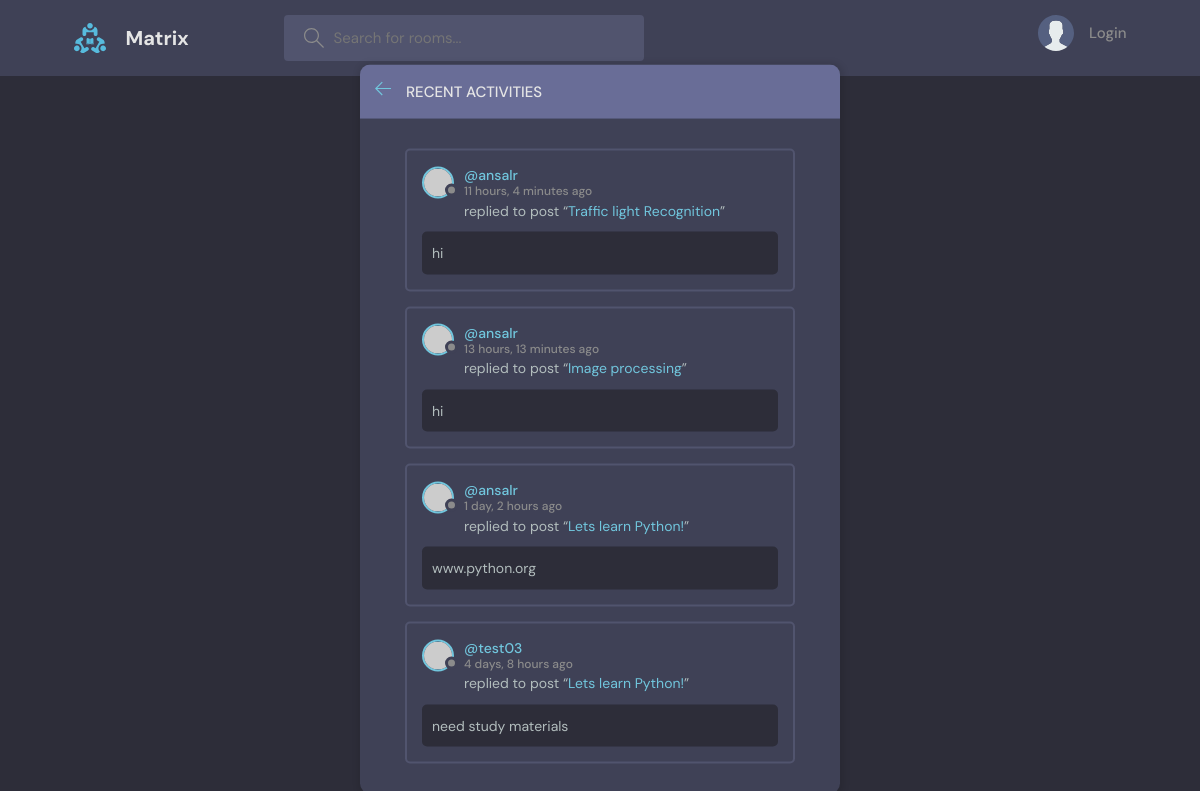
The page /activity/ on the database its author committed.
### base/models.py (models this page shows, shortened)
class Message(models.Model):
    user = models.ForeignKey(User, on_delete=models.CASCADE)
    room = models.ForeignKey(Room, on_delete=models.CASCADE)
    body = models.TextField()
    update = models.DateTimeField(auto_now=True)
    created = models.DateTimeField(auto_now_add=True)
    class Meta:
        ordering = ['-update']

class Room(models.Model):
    host = models.ForeignKey(User, on_delete=models.SET_NULL, null=True)
    topic = models.ForeignKey("Topic", on_delete=models.SET_NULL, null=True)
    name = models.CharField(max_length=150)
    description = models.CharField(max_length=200, blank=True)
    participants = models.ManyToManyField(User, related_name='participants', blank=True )
    update = models.DateTimeField(auto_now=True)
    created = models.DateTimeField(auto_now_add=True)
    class Meta:
        ordering = ['-update', '-created']
    def __str__(self):
        return self.name

### base/views.py (the view)
# urls.py: path('activity/', views.activity, name='activity')
def activity(request):
    room_messages = Message.objects.all()[0:4]
    context = {'room_messages':room_messages}
    return render(request, 'base/activity.html', context)

### base/templates/base/activity.html (shortened to what this page needs)
{% extends 'main.html' %}
{% block content %}
    <main class="layout">
    <div class="container">
      <div class="layout__box">
        <div class="layout__boxHeader">
          <div class="layout__boxTitle">
            <a href="{{ request.META.HTTP_REFERER }}">
              <svg version="1.1" xmlns="http://www.w3.org/2000/svg" width="32" height="32" viewBox="0 0 32 32">
                <title>arrow-left</title>
                <path
                  d="M13.723 2.286l-13.723 13.714 13.719 13.714 1.616-1.611-10.96-10.96h27.625v-2.286h-27.625l10.965-10.965-1.616-1.607z"
                ></path>
              </svg>
            </a>
            <h3>Recent Activities</h3>
          </div>
        </div>
        <div class="activities-page layout__body">
          {% for message in room_messages %}
            <div class="activities__box">
              <div class="activities__boxHeader roomListRoom__header">
                <a href="profile.html" class="roomListRoom__author">
                  <div class="avatar avatar--small">
                    <img src="https://randomuser.me/api/portraits/women/11.jpg" />
                  </div>
                  <p>
                    @{{message.user}}
                    <span>{{message.created|timesince}} ago</span>
                  </p>
                </a>
              </div>
              <div class="activities__boxContent">
                <p>replied to post “<a href="room.html">{{message.room}}</a>”</p>
                <div class="activities__boxRoomContent">
                  {{message.body}}
                </div>
              </div>
            </div>
          {% endfor %}
        </div>
      </div>
    </div>
    </main>
  {% endblock content%}

### static/styles/style.css (style rules this page uses)
:root { --color-main: #71c6dd; --color-main-light: #e1f6fb; --color-dark: #3f4156; --color-dark-medium: #51546e; --color-dark-light: #696d97; --color-light: #e5e5e5; --color-gray: #8b8b8b; --color-light-gray: #b2bdbd; --color-bg: #2d2d39; --color-success: #5dd693; --color-error: #fc4b0b; }
* { font-family: "DM Sans", -apple-system, BlinkMacSystemFont, "Segoe UI", Roboto, Oxygen, Ubuntu, Cantarell, "Open Sans", "Helvetica Neue", sans-serif; margin: 0; padding: 0; box-sizing: border-box; text-rendering: optimizeLegibility; font-size: inherit; }
html { font-size: 56.25%; }
@media only screen and (min-width: 1200px) { html { font-size: 62.5%; } }
body { line-height: 1.6; font-weight: 400; font-size: 1.5rem; color: var(--color-light-gray); background-color: var(--color-bg); min-height: 100vh; }
img { width: 100%; }
a { display: inline-block; color: var(--color-main); text-decoration: none; }
.container { max-width: 120rem; width: 90%; margin: auto; }
.avatar { position: relative; display: inline-block; border-radius: 50%; border: 2px solid var(--color-main); }
.avatar img { display: block; border-radius: 50%; object-fit: cover; object-position: center; }
.avatar::after { content: ""; display: block; position: absolute; background-color: var(--color-gray); z-index: 111; border-radius: 50%; border: 0.3rem solid var(--color-dark); }
.avatar.avatar--small img { width: 2.8rem; height: 2.8rem; }
.avatar.avatar--small:after { width: 0.7rem; height: 0.7rem; bottom: 0px; right: -6px; }
.layout { margin-top: 2.4rem; }
.layout > .container { display: flex; justify-content: space-between; align-items: flex-start; }
.layout__box { width: 90%; max-width: 48rem; min-height: 40rem; position: absolute; top: 50%; left: 50%; transform: translate(-50%, -46%); background-color: var(--color-dark); border-radius: 1rem; box-shadow: 1px 1px 6px 3px rgba(0, 0, 0, 0.1); overflow: hidden; }
.layout__boxHeader { display: flex; padding: 1.5rem; background-color: var(--color-dark-light); }
.layout__boxTitle { display: flex; gap: 1.5rem; align-items: center; }
.layout__boxTitle h3 { text-transform: uppercase; font-weight: 500; color: var(--color-light); }
.layout__boxTitle svg { width: 1.6rem; height: 1.6rem; fill: var(--color-main); }
.layout__body { margin: 3rem; }
.roomListRoom__header { display: flex; justify-content: space-between; align-items: center; }
.roomListRoom__author { font-weight: 500; display: flex; align-items: center; gap: 1rem; }
.activities__box { margin: 1.5rem; padding: 1.5rem; border: 2px solid var(--color-dark-medium); border-radius: 5px; }
.activities__boxHeader p { font-size: 1.4rem; line-height: 1.3; }
.activities__boxHeader p span { color: var(--color-gray); font-size: 1.2rem; display: block; }
.activities__boxContent { margin-left: 4.2rem; }
.activities__boxContent { font-size: 1.4rem; }
.activities__boxRoomContent { background: var(--color-bg); padding: 1rem; border-radius: 5px; margin-top: 1rem; margin-left: -4.2rem; }

### rows shown on the page
Message: user "ansalr", created "11 hours, 4 minutes", room "Traffic light Recognition", body "hi"
Message: user "ansalr", created "13 hours, 13 minutes", room "Image processing", body "hi"
Message: user "ansalr", created "1 day, 2 hours", room "Lets learn Python!", body "www.python.org"
Message: user "test03", created "4 days, 8 hours", room "Lets learn Python!", body "need study materials"
